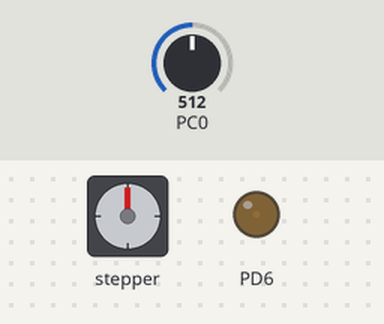
A program run on a simulated ATmega328P, built with avr-gcc and emulated at 16 MHz. Shown: stepper motor, output pins drawn as LEDs (lit = HIGH). Wiring (inferred from the names in the program): stepper motor driver (200 steps per turn assumed): step PC2; direction PC1. Inputs (shaded band) come from the test bench; at power-on: PC0 = 512.

Above: at 1.2 s.
1.3 s: PC0 set to 894
2.8 s: PC0 set to 912
At 3.8 s:
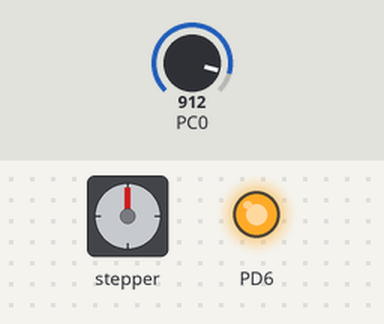
5.8 s: PC0 set to 713
7.3 s: PC0 set to 688
At 8.5 s:
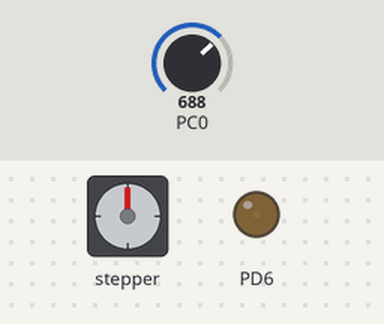
8.8 s: PC0 set to 1023
At 10.0 s:
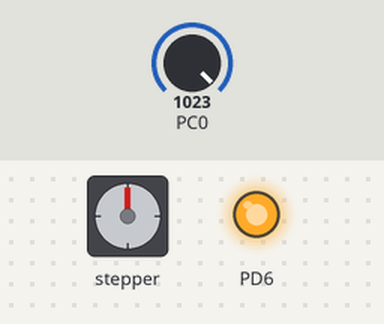
Timing chart, 0 to 11.3 s (numbered marks = the images above; inputs shaded):
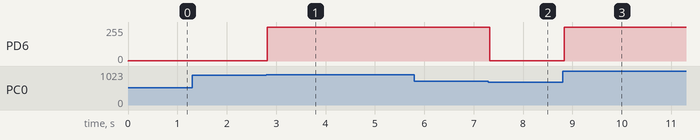

Measured:
- the behaviour switches between 903 and 904 on PC0 (found by bisection; images 0 and 1)
- the behaviour switches between 700 and 699 on PC0 (found by bisection; images 1 and 2)
- after the input at 1.3 s, every drawn part: stays the same
- after the input at 2.8 s, PD6: 1/255 → 255/255 at once
- after the input at 5.8 s, every drawn part: stays the same
- after the input at 7.3 s, PD6: 255/255 → 1/255 at once
- after the input at 8.8 s, PD6: 1/255 → 255/255 at once

The program:

main.c
```c
/*
 * SensorHumedad.c
 * Created: 8/9/2024 11:46:15 AM
 * Author : Giovanni Jimenez
 */

#define F_CPU 16000000
#include <avr/io.h>
#include <stdint.h>
#include <avr/interrupt.h>
#include <util/delay.h>
#include <stdio.h>

#include "ADC/initADC.h"
#include "UART/UART.h"
#include "I2C/TWI_I2C.h"
#include "DRV8825/DRV8825.h"
#include "PWM0/PMW0.h"

void float_to_char_s2(char value_adch);

#define SlaveHumedad 0x30
#define STEPS_PER_REVOLUTION 200
#define limite_inf 100

uint8_t buffer = 0;
char buffer_s2[5] = {'0'};
uint8_t	 moisture_level;
uint8_t bufferRX;
float voltage;

void encender_agua(){
	duty_cycleA(255);
}

void apagar_agua(){
	duty_cycleA(0);
}

void dispensar(){
	duty_cycleA(255);
	_delay_ms(1000);
	duty_cycleA(0);
}

int main(void)
{
	cli();
    moisture_level = 0;
	buffer =0;
	initUART9600();
	I2C_SETTING_SLAVE(SlaveHumedad);
	sei();
	setup_pins();
	init_PMW0A(0, 0, 1024);
	duty_cycleA(0);

    while (1)
    {
		initADC(0);							// Inicializar ADC [0]
		ADCSRA |= (1<< ADSC);				// Comenzar conversion
		while(ADCSRA&(1<<ADSC));			// Revisar si la conversion ya termino
		moisture_level = ~ADCH;
		float_to_char_s2(moisture_level);

		if (moisture_level<30){
			encender_agua();
		}
		if (moisture_level>80){
			apagar_agua();
		}

		if (buffer == 3)
		{
			if (moisture_level>=30){
				dispensar();
				buffer=0;
			}
			buffer=0;
		}


		_delay_ms(20);
    }
}

// Subrutina para convertir un valor float a un buffer char
void float_to_char_s2(char value_adch){
	int a, b;									// Se designa el tipo de variable de a y b
	voltage = value_adch * 0.01960784314;		// Se realizar una regla de 3 para escalar [0-255] a [0.00-5.00]

	a = (int)voltage;							// Se obtienen las cifras enteras de la variable float
	b = ((int)(voltage*1000))%1000;				// Se obtienen las cifras decimales de la variable float

	snprintf(buffer_s2, 5, "%d.%2.2d", a, b);		// Se convierte une todo en una cadena char
}

// Vector de interrupcion ADC
ISR(ADC_vect)
{
	// Se escribe con un 1 lógico la bandera para apagarla
	ADCSRA |= (1<<ADIF);
}

ISR(USART_RX_vect)
{
	// Escribir en la terminal el valor de cada uno de los potenciometros
	writeUART('\n');
	cadena("Valor de humedad:");
	cadena(buffer_s2);
	//Se almacena en la variable lo que se recibe de UDR0
	bufferRX = UDR0;
}

// Vector de interrupcion I2C
ISR(TWI_vect){
	uint8_t estado;
	estado = TWSR & 0xFC;
	switch(estado){
		case 0x60:
		case 0x70:
		TWCR |= (1<<TWINT);
		break;
		case 0x80:
		case 0x90:
		buffer = TWDR;
		TWCR |= (1<<TWINT); //Se limpia la bandera
		break;
		case 0xA8: // SLA+R recibido, maestro solicita lectura
		case 0xB8: // Dato transmitido y ACK recibido
		TWDR = moisture_level; // Cargar el dato en el registro de datos*****************
		TWCR |= (1 << TWINT) | (1 << TWEN) | (1 << TWIE)| (1 << TWEA); // Listo para la proxima operacion
		break;
		case 0xC0: // Dato transmitido y NACK recibido
		case 0xC8: // Ultimo dato transmitido y ACK recibido
		TWCR |= (1 << TWINT) | (1 << TWEN) | (1 << TWEA); // Listo para la proxima operacion
		break;
		default:	//Se libera el bus de cualquier error
		TWCR |= (1<<TWINT)|(1<<TWSTO);
		break;
	}
}
```

initADC.c
```c
/*
 * initADC.c
 * Created: 7/19/2024 7:54:20 AM
 *  Author: Giovanni
 */

#include <avr/io.h>
#include <stdint.h>

void initADC(uint8_t puertoADC){
	ADMUX = 0;
	// Se selecciona un canal
	ADMUX = puertoADC;

	// Se selecciona el voltaje VREF 5V
	ADMUX |= (1<<REFS0);
	ADMUX &= ~(1<<REFS1);
	// Se justifica hacia la izquierda la salida del adc
	ADMUX |= (1 << ADLAR);
	// Habilitar prescaler de 16M/128 fadc = 125khz
	ADCSRA |= (1<<ADPS2)|(1<<ADPS1)|(1<<ADPS0);
	// Activar la interrupcion del ADC
	ADCSRA |= (1<<ADIE);
	// Se activa el ADC
	ADCSRA |= (1<< ADEN);
}
```

initADC.h
```c
/*
 * initADC.h
 * Created: 7/19/2024 7:53:41 AM
 *  Author: Giovanni
 */


#ifndef INITADC_H_
#define INITADC_H_

#include <avr/io.h>
#include <stdint.h>

// Funcion para indicar que puerto ADC desea activar
void initADC(uint8_t puerto);

#endif /* INITADC_H_ */
```

DRV8825.c
```c
/*
 * DRV8825.c
 *
 * Created: 22/08/2024 20:32:08
 *  Author: Luis Angel Velasquez
 */


#include "DRV8825.h"

#define DIR_PIN PC1
#define STEP_PIN PC2
#define STEPS_PER_REVOLUTION 200
#define velocidad 600

void setup_pins() {
	// Configurar los pines como salidas
	DDRC |= (1 << DIR_PIN) | (1 << STEP_PIN);
}

void step_motor(void) {
	// Generar un pulso de paso
	PORTC |= (1 << STEP_PIN);
	_delay_us(velocidad);
	PORTC &= ~(1 << STEP_PIN);
	_delay_us(velocidad);
}

void rotate_motor(uint8_t direction, uint16_t steps) {
	// Configurar la dirección del motor
	if (direction == 1) {
		PORTC |= (1 << DIR_PIN);  // Sentido horario
		} else {
		PORTC &= ~(1 << DIR_PIN); // Sentido antihorario
	}

	// Ejecutar los pasos
	for (uint16_t i = 0; i < steps; i++) {
		step_motor();
	}
}

//Ejemplos de uso:
	// Rotar 1 revolución en sentido horario lentamente
	//rotate_motor(1, 1*STEPS_PER_REVOLUTION);

	// Rotar 1 revolución en sentido antihorario rápidamente
	//rotate_motor(0, 0.5*STEPS_PER_REVOLUTION);
```

DRV8825.h
```c
/*
 * DRV8825.h
 *
 * Created: 22/08/2024 20:32:22
 *  Author: Luis Angel Velasquez
 */

#define F_CPU 16000000
#include <avr/io.h>
#include <util/delay.h>

#ifndef DRV8825_H_
#define DRV8825_H_

void rotate_motor(uint8_t direction, uint16_t steps);
void step_motor(void);
void setup_pins();


#endif /* DRV8825_H_ */
```

TWI_I2C.c
```c
/*
 * TWI_I2C.c
 * Created: 8/2/2024 8:10:41 PM
 *  Author: alesa
 */

#include "TWI_I2C.h"

uint8_t esclavo, dato, aux;

#define SLA_R(address) ((address << 1) | 1)

void I2C_SETTING_MASTER(uint8_t Prescaler, unsigned long SCL_Clock){
	DDRC &= ~((1<<DDC4) | (1<<DDC5));

	TWBR = ((F_CPU/SCL_Clock)-16)/(2*Prescaler);


	switch(Prescaler){
		case 1:
			TWSR &= ~((1<<TWPS1) | (1<<TWPS0));
			break;
		case 4:
			TWSR &= ~(1<<TWPS1);
			TWSR |= (1<<TWPS0);
			break;
		case 16:
			TWSR &= ~(1<<TWPS0);
			TWSR |= (1<<TWPS1);
			break;

		case 64:
			TWSR |= ~(1<<TWPS1) | (1<<TWPS0);
			break;
		default:
			TWSR &= ~((1<<TWPS1) | (1<<TWPS0));
			Prescaler = 1;
			break;

	}

	TWCR = 1 << TWEN;   //Habilita la interfaz
}

void I2C_SETTING_SLAVE(uint8_t address){
	DDRC &= ~((1<<DDC4) | (1<<DDC5));

	address <<= 1;  //Ubica la dirección y
	address |= 0x01; //habilita para reconocer las llamadas generales de I2C
	TWAR = address;

	TWCR = (1 << TWEA) | (1 << TWEN) | (1 << TWIE); //Habilita el BUS, con reconocimiento e interrupción
}


uint8_t I2C_INIT(){
	uint8_t estado;  //Variable que indica que no se consiguió el bus
	TWCR = (1 << TWINT) | (1 << TWEN) | (1 << TWSTA); //Condición de inicio
	while (!(TWCR & (1 << TWINT)));  //Espera la bandera TWINT
	estado = TWSR & 0xF8; //Obtiene el estado, 1 condicion de inicio, o 2 inicio repetido

	if (estado == 0x08 || estado == 0x10)
	{
		return 1;
	}

	return estado;

}


//I2C_EscByte: Escribe un dato o una SLA + W/R por el bus
//Recibe: El dato de 8 bits a enviar
//Regresa: 0x01 envio sin problemas, edo, si el dato no se envio como se esperaba

uint8_t I2C_WRITE(uint8_t dato){
	uint8_t estado;

	TWDR = dato;      //Carga el dato
	TWCR = (1 << TWEN) | (1 << TWINT);   //Inicia el envio

	while (!(TWCR & (1 << TWINT))); //espera la bandera TWINT
	estado = TWSR & 0xF8; //Obtiene el estado

	    //Hay 3 posibilidades de éxito:
	if (estado == 0x18 || estado == 0x28 || estado == 0x40)  //Transmitió una SLA+W CON ACK, transimitió una SLA+R con ACK, Transmitió un dato con ACK
	{
		return 0x01;
	}
	return estado;   //So hay algún error

}

void I2C_STOP(){
	TWCR = (1 << TWINT) | (1 << TWEN) | (1 << TWSTO);  //Condición de Paro
	while (TWCR & (1 << TWSTO));  //El bit se limpia por HW
}

void I2C_SLAVE(uint8_t dato, uint8_t address){
	esclavo = address;  //Dirección del esclavo
	esclavo = esclavo << 1;    //Compone la SLA+W*************************************************************************


	aux = I2C_INIT();   //Condicion de inicio
	if (aux != 0x01)  //Si no se establece la conexión
	{
		TWCR |= (1 << TWINT);  //Borrar la bandera
		return;   //No continua
	}

	aux = I2C_WRITE(esclavo);     //Direcciona con la SLA+W
	if (aux != 0x01)   //Si hay algun error de comunicación
	{
		I2C_STOP();  //No continua, termina la comunicación y la cierra
		return;
	}

	I2C_WRITE(dato);   //Envia el dato al esclavo
	I2C_STOP();  //No continua, termina la comunicación y la cierra


}

// Lee un byte de datos del esclavo I2C
uint8_t I2C_READ(uint8_t address, uint8_t *dato) {
	// Iniciar condición de START
	TWCR = (1 << TWSTA) | (1 << TWEN) | (1 << TWINT);
	while (!(TWCR & (1 << TWINT))); // Esperar a que se complete

	// Verificar condición de START
	if ((TWSR & 0xF8) != TW_START) {
		return 1; // Error: No se pudo iniciar la condición de START
	}

	// Enviar dirección del esclavo con bit de lectura
	TWDR = SLA_R(address);
	TWCR = (1 << TWEN) | (1 << TWINT);
	while (!(TWCR & (1 << TWINT))); // Esperar a que se complete la transmisión de la dirección

	// Verificar ACK/NACK de la dirección
	uint8_t twsr_value = TWSR & 0xF8;
	if (twsr_value == TW_MR_SLA_NACK) {
		I2C_STOP(); // Detener si se recibe un NACK
		return 1; // Error: NACK recibido
		} else if (twsr_value != TW_MR_SLA_ACK) {
		I2C_STOP(); // Detener si otro estado inesperado
		return 1; // Error: Estado inesperado
	}

	// Leer un byte del esclavo
	TWCR = (1 << TWEN) | (1 << TWINT); // Leer sin ACK (NACK)
	while (!(TWCR & (1 << TWINT))); // Esperar a que se complete la recepción

	// Verificar estado de recepción
	twsr_value = TWSR & 0xF8;
	if (twsr_value != TW_MR_DATA_NACK && twsr_value != TW_MR_DATA_ACK) {
		I2C_STOP(); // Detener si hay error en la recepción
		return 1; // Error en la recepción
	}

	// Leer el dato recibido
	*dato = TWDR;

	// Generar condición de STOP
      I2C_STOP();

	return  *dato; // Éxito
}
```

TWI_I2C.h
```c
/*
 * TWI_I2C.h
 * Created: 8/2/2024 8:10:59 PM
 *  Author: alesa
 */


#ifndef TWI_I2C_H_
#define TWI_I2C_H_

#include <avr/io.h>
#include <stdbool.h>
#define F_CPU 16000000
#include <util/twi.h> // Biblioteca para definir los códigos de estado I2C

void I2C_SETTING_MASTER(uint8_t Prescaler, unsigned long SCL_Clock);
void I2C_SETTING_SLAVE(uint8_t address);
void I2C_SLAVE(uint8_t dato, uint8_t address);  //Dato, direccion del esclavo
uint8_t I2C_INIT();
uint8_t I2C_WRITE(uint8_t dato);
void I2C_STOP();

uint8_t I2C_READ(uint8_t address, uint8_t *dato);

#endif /* TWI_I2C_H_ */
```

PMW0.c
```c
/*
 * PMW0.c
 *
 * Created: 14/04/2024 14:09:44
 *  Author: angel
 */

#include "PMW0.h"

void init_PMW0A(int orientacion,int modo,int preescaler){
	//Puerto de salida
	DDRD |= (1<<DDD6);

	// Configura TCCR0A y TCCR0B
	TCCR0A=0;
	TCCR0B=0;

	//Definimos la orientación en invertido o no invertido
	if (orientacion == 0) {
		// No invertido
		TCCR0A |= (1 << COM0A1);
		} else {
		// Invertido
		TCCR0A |= (1 << COM0A1) | (1 << COM0A0);
	}
	//Definimos el modo de operación FAST o Phase Correct
	if (modo == 0) {
		// FAST
		TCCR0A |= (1 << WGM00) | (1 << WGM01);
		} else {
		// Phase Correct
		TCCR0A |= (1 << WGM00);
	}
	//Definimos el preescaler
	switch (preescaler) {
		case 0:
		TCCR0B |= (1 << CS00);
		break;
		case 8:
		TCCR0B |= (1 << CS01);
		break;
		case 64:
		TCCR0B |= (1 << CS01) | (1 << CS00);
		break;
		case 256:
		TCCR0B |= (1 << CS02);
		break;
		case 1024:
		TCCR0B |= (1 << CS02) | (1 << CS00);
		break;
	}
}

void init_PMW0B(int orientacion){
	//Puerto de salida
	DDRD |= (1<<DDD5);

	//Definimos la orientación en invertido o no invertido
	if (orientacion == 0) {
		// No invertido
		TCCR0A |= (1 << COM0B1);
		} else {
		// Invertido
		TCCR0A |= (1 << COM0B1) | (1 << COM0B0);
	}

}

void duty_cycleA(int duty){
	OCR0A = duty;
}

void duty_cycleB(int duty){
	OCR0B = duty;
}

long map(long x, long in_min, long in_max, long out_min, long out_max) {
	return (x - in_min) * (out_max - out_min) / (in_max - in_min) + out_min;
}
```

PMW0.h
```c
/*
 * PMW0.h
 *
 * Created: 13/04/2024 19:17:49
 *  Author: angel
 */


#ifndef PMW0_H_
#define PMW0_H_
#include <stdint.h>
#include <avr/io.h>

void init_PMW0A(int orientacion,int modo,int preescaler);
void init_PMW0B(int orientacion);
void duty_cycleA(int duty);
void duty_cycleB(int duty);
long map(long x, long in_min, long in_max, long out_min, long out_max);

#endif /* PMW0_H_ */
```

UART.c
```c
/*
 * UART.c
 * Created: 7/19/2024 12:55:05 PM
 *  Author: Giovanni
 */

#define F_CPU 16000000
#include <util/delay.h>
#include <avr/io.h>
#include <stdint.h>

void initUART9600(void){

	//Paso 1: RX y TX como salida
	DDRD &= ~(1<<DDD0);
	DDRD |= (1<<DDD1);

	//Paso 2:Configurar UCSR0A
	UCSR0A = 0;

	//Paso 3: configurar UCSR0B donde se habilita ISR de recepcion y se habilita RX y TX
	UCSR0B = 0;
	UCSR0B |= (1<<RXCIE0) | (1<<RXEN0) | (1<<TXEN0);

	//Paso 4: Configurar UCSR0C, asincrono, paridad: none, 1 bit stop, data bits de 8 bits
	UCSR0C = 0;
	UCSR0C |= (1<<UCSZ01) | (1<<UCSZ00);

	//Paso 5: COnfigurar velocidad de baudrate a 9600
	UBRR0 = 103;

}

void writeUART(char Caracter)
{
	while(!(UCSR0A & (1<<UDRE0)));  // hasta que la bandera este en 1
	UDR0 = Caracter;				// Enviar el caracter al arduino

}

void cadena (char* texto){
	uint8_t i;
	// Se realiza un ciclo for para recorrer la cadena
	for(i=0; texto[i]!='\0'; i++){
		while(!(UCSR0A & (1<<UDRE0)));  //hasta que la bandera este en 1
		UDR0 = texto[i];				// Enviando caracter por caracter
	}

}

void Menu (char* text){
	// Se realiza un ciclo for para recorrer la cadena
	uint8_t i;
	for(i=0; text[i]!='\0'; i++){
		while(!(UCSR0A & (1<<UDRE0)));  //hasta que la bandera este en 1
		UDR0 = text[i];					 // Enviando caracter por caracter
	}

}

void Respuesta (uint8_t response){
	// Se carga el valor del ASCII dentro de los respectivos puesrtos
	PORTB = response;
	PORTC |= response>> 6;
}
```

UART.h
```c
/*
 * UART.h
 * Created: 7/19/2024 12:55:17 PM
 *  Author: Giovanni
 */

#ifndef UART_H_
#define UART_H_

// Inicializar el protocolo UART

void initUART9600(void);

// Escribir UART
void writeUART(char Caracter);

//Enviar una cadena
void cadena (char* texto);

//Menu de trabajo
void Menu (char* text);

//Menu de trabajo
void Respuesta (uint8_t response);


#endif /* UART_H_ */
```
